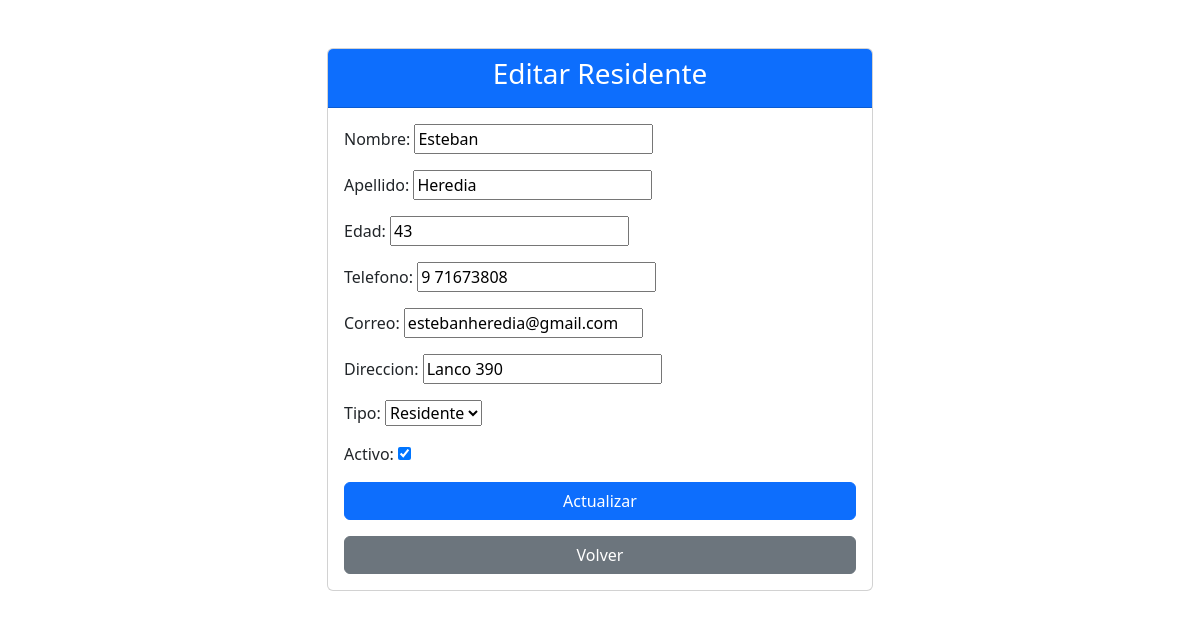
The app's page /edicion_residente/11 (signed in) with its own data.
### core/models.py (models this page shows, shortened)
class Persona(models.Model):
    nombre = models.CharField(max_length=100)
    apellido = models.CharField(max_length=100)
    edad = models.IntegerField()
    telefono = models.CharField(max_length=10)
    correo = models.CharField(max_length=100)
    direccion = models.CharField(max_length=100)
    tipo = models.CharField(max_length=100,choices=tipos,default='R')
    activo = models.BooleanField(default=True)

### core/views.py (the view, shortened to what this page needs)
# urls.py: path('edicion_residente/<id>', views.edicion_residente, name='edicion Residente'),
@login_required
def edicion_residente(request, id):
    if request.method == 'GET':
        detalle = get_object_or_404(Persona, pk=id)
        form = PersonaForm(instance=detalle)
        return render(request, 'editarResidente.html', {'detalle': detalle, 'form': form})

### core/forms.py
class PersonaForm(forms.ModelForm):
    class Meta:
        model = Persona
        fields = ['nombre', 'apellido', 'edad', 'telefono', 'correo', 'direccion', 'tipo', 'activo']

### core/templates/editarResidente.html (shortened to what this page needs)
<!DOCTYPE html>
<html lang="es">
<head>
    <link href="https://cdn.jsdelivr.net/npm/bootstrap@5.3.3/dist/css/bootstrap.min.css" rel="stylesheet">
</head>
<body>
    <div class="container mt-5">
        <div class="row justify-content-center">
            <div class="col-md-6">
                <div class="card">
                    <div class="card-header text-center bg-primary text-white">
                        <h3>Editar Residente</h3>
                    </div>
                    <div class="card-body">
                        <form method="POST">
                            <div class="mb-3">
                                {{ form.as_p }}
                            </div>
                            <div class="d-grid mb-3">
                                <button type="submit" class="btn btn-primary btn-block">Actualizar</button>
                            </div>
                        </form>
                        <div class="d-grid">
                            <a href="{% url 'Residentes' %}" class="btn btn-secondary">Volver</a>
                        </div>
                    </div>
                </div>
            </div>
        </div>
    </div>

### records on screen
Persona: nombre "Esteban", apellido "Heredia", edad "43", telefono "9 71673808", correo "estebanheredia@gmail.com", direccion "Lanco 390", tipo "Residente", activo "☑"
